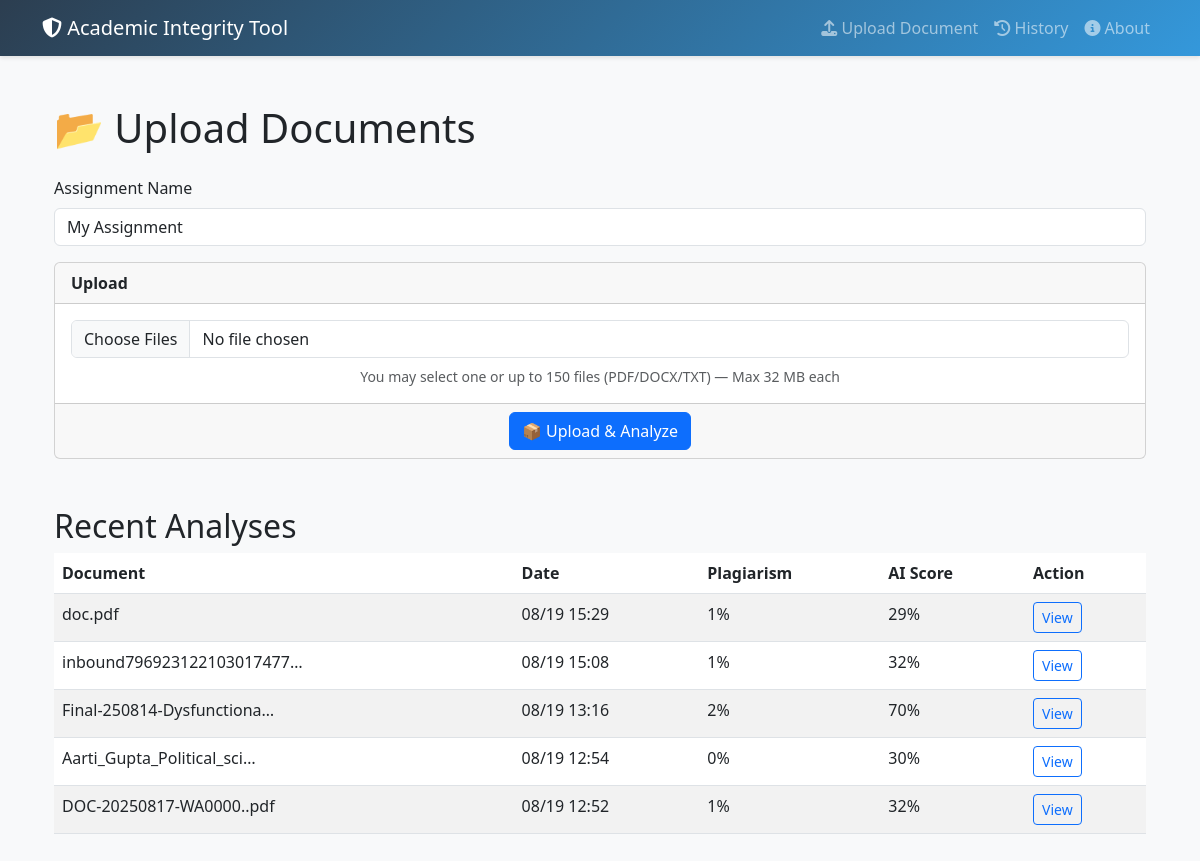
The page / on the database its author committed.
### app.py (models this page shows)
class Analysis(db.Model):
    id = db.Column(db.Integer, primary_key=True)
    filename = db.Column(db.String(255), nullable=False)
    assignment_name = db.Column(db.String(255), nullable=False)
    original_text = db.Column(db.Text, nullable=False)
    plagiarism_score = db.Column(db.Float, default=0.0)
    ai_score = db.Column(db.Float, default=0.0)
    timestamp = db.Column(db.DateTime, default=datetime.utcnow)
    analysis_id = db.Column(db.String(36), unique=True, default=lambda: str(uuid.uuid4()))

### app.py (the view, shortened to what this page needs)
@app.route('/', methods=['GET', 'POST'])
def home_page():
    form = UploadForm()
    recent_analyses = Analysis.query.order_by(Analysis.timestamp.desc()).limit(5).all()
    system_info = {
        'ai_detective_working': ai_detective.model_working,
        'total_analyses_done': Analysis.query.count()
    }
    return render_template('index.html', form=form, recent_analyses=recent_analyses, system_info=system_info)

### app.py
class UploadForm(FlaskForm):
    file = FileField('Choose Document', validators=[\
        FileAllowed(['txt', 'pdf', 'docx'], 'Only TXT, PDF, and DOCX files are allowed!')\
    ])
    assignment_name = StringField('Assignment Name', validators=[DataRequired()], default='My Assignment')
    submit = SubmitField('Upload & Analyze')

### templates/index.html (shortened to what this page needs)
{% extends "base.html" %}
{% block content %}
<div class="container py-4">
  <h1 class="mb-4">📂 Upload Documents</h1>
  <form method="POST" enctype="multipart/form-data">
    <div class="mb-3">
      <label for="assignment_name" class="form-label">Assignment Name</label>
      {{ form.assignment_name(class="form-control", id="assignment_name", placeholder="e.g., Week 3 Essays") }}
    </div>
    <div class="card mb-4">
      <div class="card-header"><strong>Upload</strong></div>
      <div class="card-body text-center">
        <input type="file"
               name="file"
               id="upload_files"
               multiple
               class="form-control"
               accept=".pdf,.docx,.txt"
               style="height:auto;" />
        <div class="small text-muted mt-2">
          You may select one or up to 150 files (PDF/DOCX/TXT) — Max 32 MB each
        </div>
      </div>
      <div class="card-footer text-center">
        <button type="submit" class="btn btn-primary">📦 Upload & Analyze</button>
      </div>
    </div>
  </form>
  <h2 class="mt-5">Recent Analyses</h2>
  <table class="table table-striped">
    <thead>
      <tr>
        <th>Document</th>
        <th>Date</th>
        <th>Plagiarism</th>
        <th>AI Score</th>
        <th>Action</th>
      </tr>
    </thead>
    <tbody>
      {% for analysis in recent_analyses %}
        <tr>
          <td>{{ analysis.filename[:25] }}{% if analysis.filename|length > 25 %}…{% endif %}</td>
          <td>{{ analysis.timestamp.strftime('%m/%d %H:%M') }}</td>
          <td>{{ "%.0f"|format(analysis.plagiarism_score) }}%</td>
          <td>{{ "%.0f"|format(analysis.ai_score) }}%</td>
          <td>
            <a href="{{ url_for('show_results', analysis_id=analysis.analysis_id) }}"
               class="btn btn-sm btn-outline-primary">View</a>
          </td>
        </tr>
      {% endfor %}
    </tbody>
  </table>
</div>
{% endblock %}

### templates/base.html (style rules this page uses)
body { font-family: 'Segoe UI', Tahoma, Geneva, Verdana, sans-serif; background-color: #f8f9fa; }

### rows shown on the page
Analysis: filename "doc.pdf", timestamp "08/19 15:29", plagiarism_score "1", ai_score "29"
Analysis: filename "inbound796923122103017477", timestamp "08/19 15:08", plagiarism_score "1", ai_score "32"
Analysis: filename "Final-250814-Dysfunctiona", timestamp "08/19 13:16", plagiarism_score "2", ai_score "70"
Analysis: filename "Aarti_Gupta_Political_sci", timestamp "08/19 12:54", plagiarism_score "0", ai_score "30"
Analysis: filename "DOC-20250817-WA0000..pdf", timestamp "08/19 12:52", plagiarism_score "1", ai_score "32"
